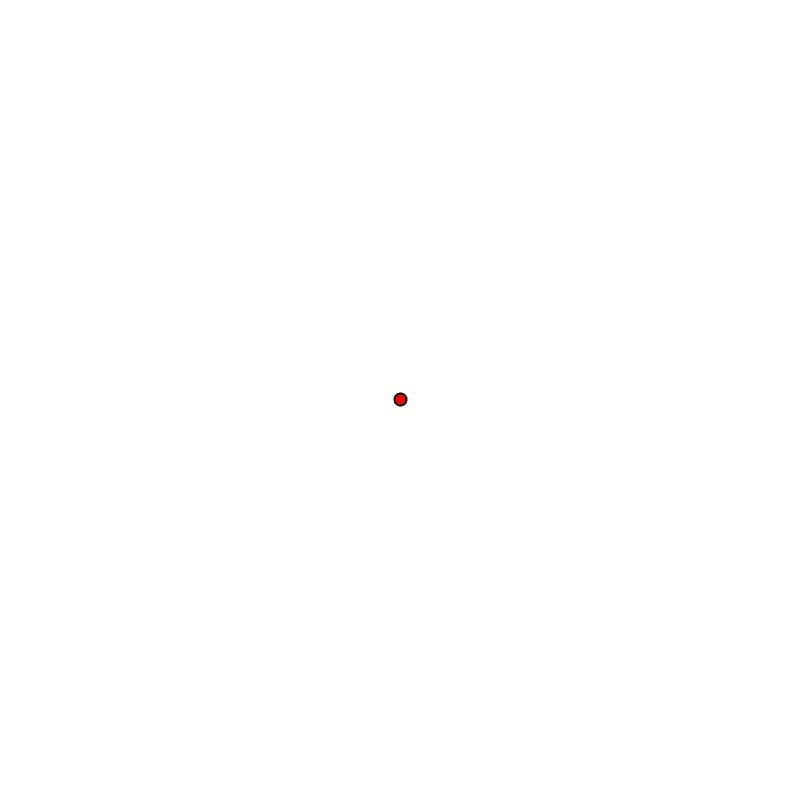
Frame 1 (no input)
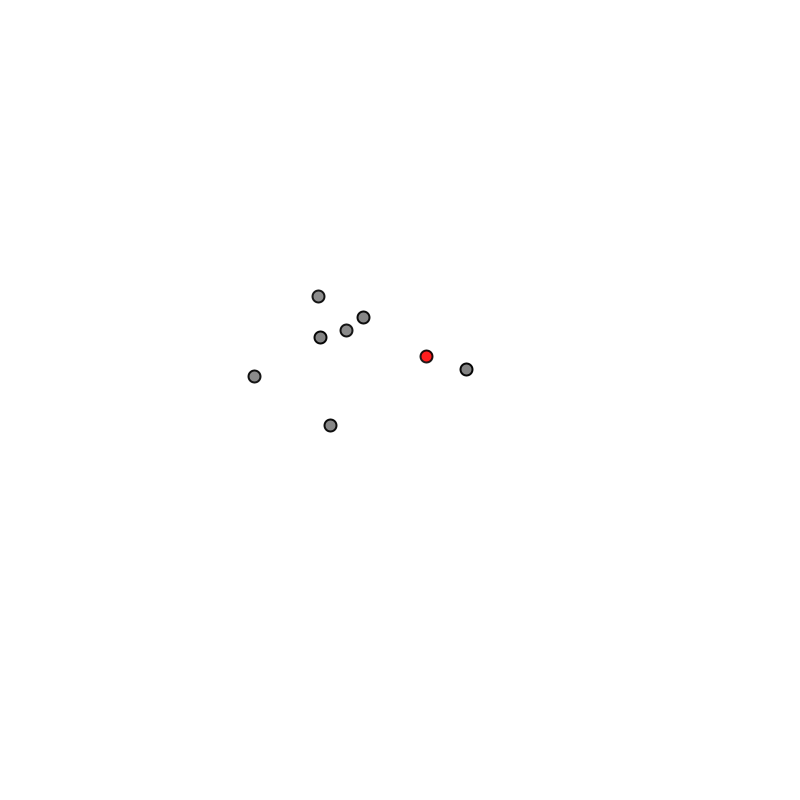
Frame 60 (the mouse pressed at the canvas centre just before this capture)
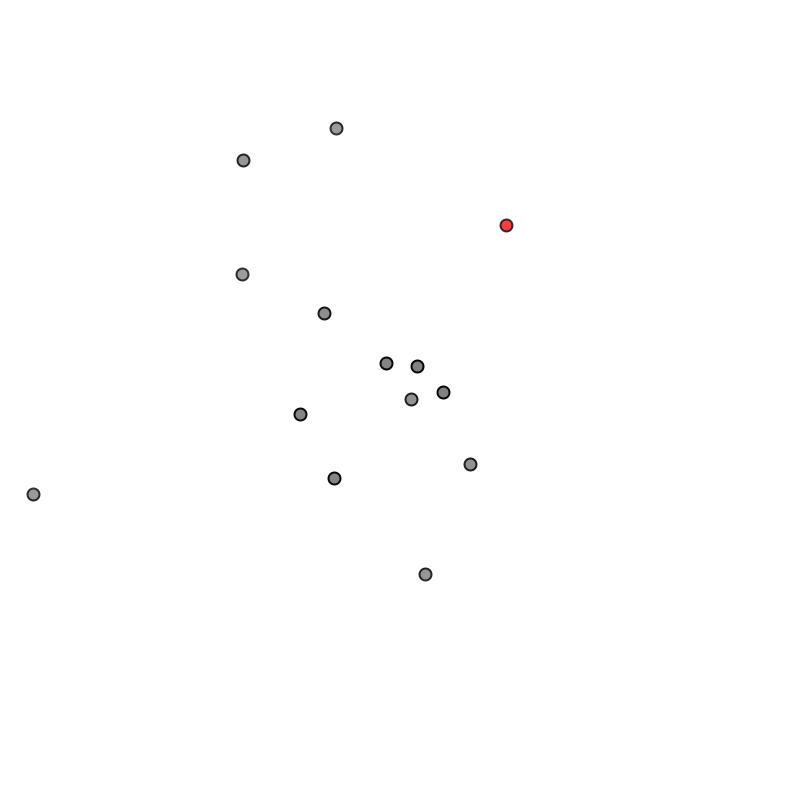
Frame 120 (the mouse held since frame 60 and released just before this capture)

The Processing sketch that drew these frames (run headless with seeded random() and noise(); from frame 60 on, the mouse is pressed at the canvas centre):

// Processing sketch: ArrayListParticlesCovid
// ── ArrayListParticlesCovid.pde
ArrayList<Particle> particles;

void setup() {
  size(800, 800);
  particles = new ArrayList<Particle>();

  Particle c = new Particle(new PVector(width/2, height/2));
  c.covid = true;
  particles.add(c);
}

void draw() {
  background(255);

  if (random(100) < 10) 
    particles.add(new Particle(new PVector(random(300, width-300), random(300, height-300))));

  for (Particle p : particles) {
    p.run();
  }

  for (Particle p1 : particles) 
    for (Particle p2 : particles) {
      if (p1.position.dist(p2.position) < 12) { 
        if (p1.covid) p2.covid = p1.covid; 
        else if (p2.covid) p1.covid = p2.covid;
      }
    }
}

// ── Particle.pde
// The Nature of Code
// Daniel Shiffman
class Particle {
  PVector position;
  PVector velocity;
  PVector acceleration;
  float lifespan;
  boolean covid;

  Particle(PVector l) {
    acceleration = new PVector(random(-0.05, 0.05), random(-0.05, 0.05));
    velocity = new PVector(0, 0);
    position = l.copy();
    lifespan = 255.0;
  }

  void run() {
    update();
    display();
  }

  // Method to update position
  void update() {
    velocity.add(acceleration);
    position.add(velocity);
    if (position.x < 0 || position.x > width) velocity.x = -velocity.x;  
    if (position.y < 0 || position.y > height) velocity.y = -velocity.y;  
    lifespan -= 0.5;
    if (isDead()) covid = false;
  }

  // Method to display
  void display() {
    stroke(0, lifespan);
    strokeWeight(2);
    if (covid) 
      fill(255, 0, 0, lifespan);
    else
      fill(127, lifespan);
    ellipse(position.x, position.y, 12, 12);
  }

  // Is the particle still useful?
  boolean isDead() {

    return (lifespan < 0.0);
  }
}
